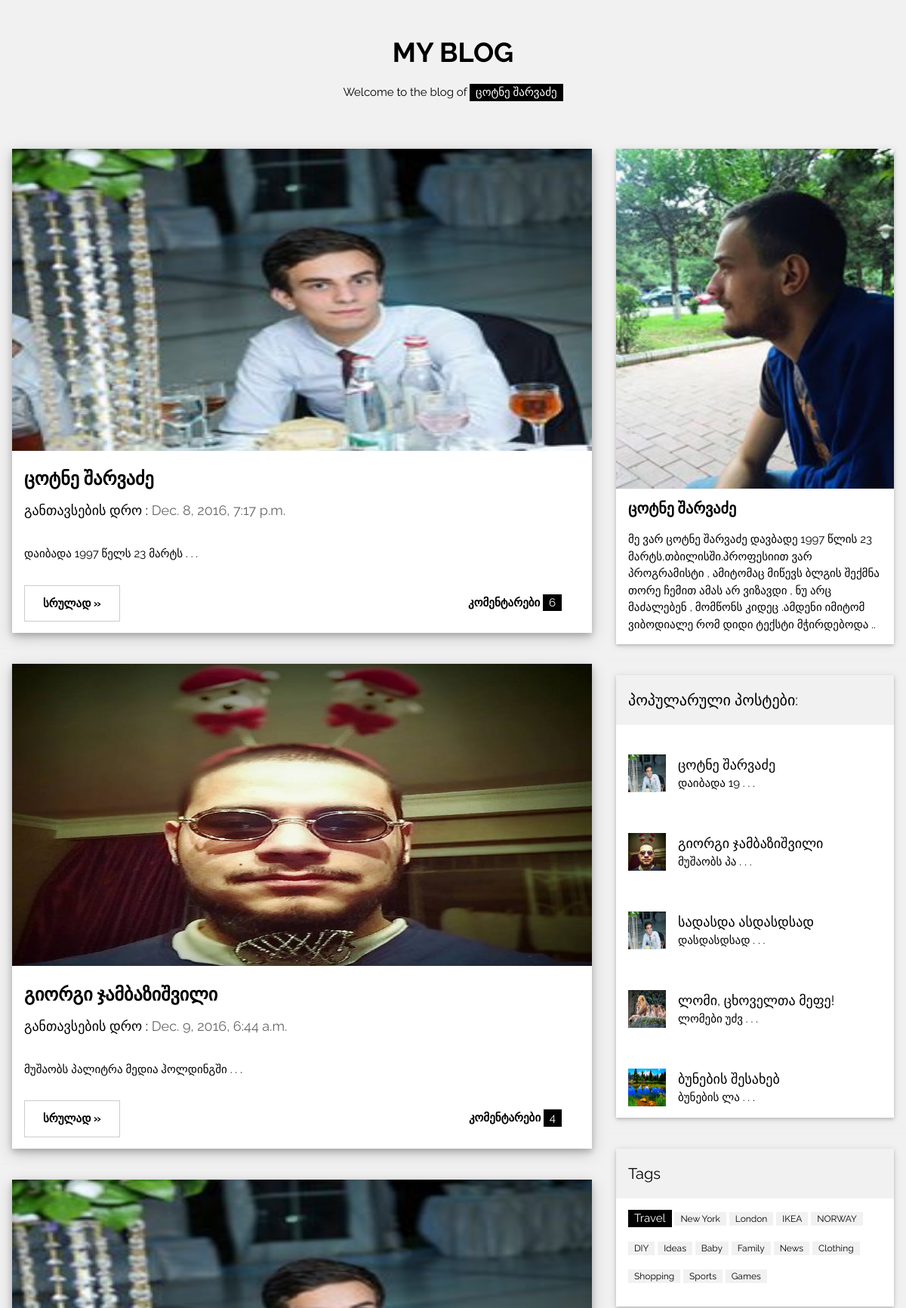
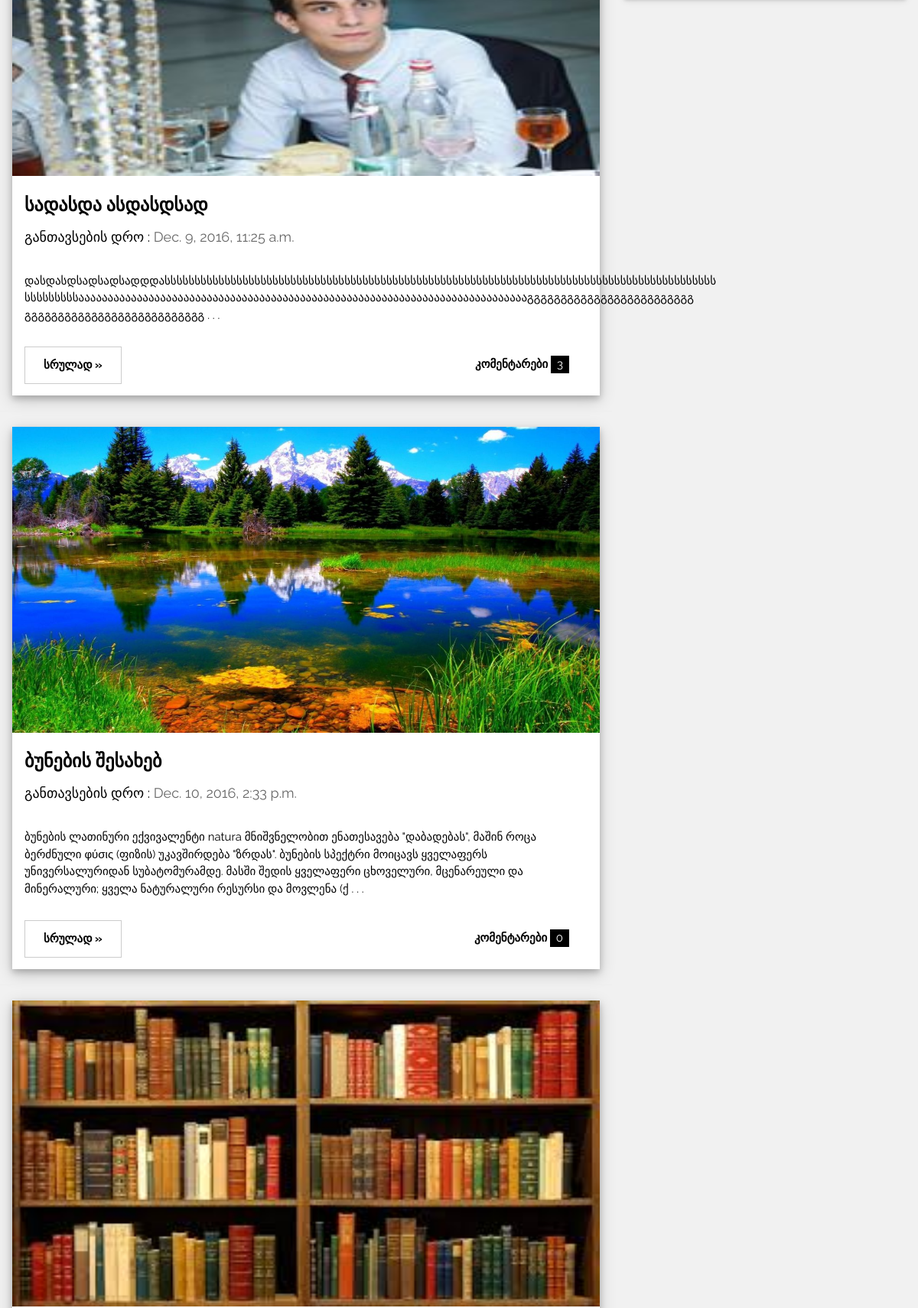
The app's page /app/ (upper part) with its own data (2 pictures, top to bottom).
### app/models.py (models this page shows, shortened)
class Post(models.Model):
	postis_contenti=models.CharField(max_length=2000)
	postis_satauri=models.CharField(max_length=50)
	sheqmnis_dro=models.DateTimeField('შექმნის დრო')
	surati=models.ImageField(upload_to='app')
	ganaxlebis_dro=models.DateTimeField('განახლების დრო')
	def get_medium_desc(self):
		k=0
		text=""
		for i in self.postis_contenti[:300]:
			if k%111==0:
				text+="\n"
			text+=i
			k+=1
		return text+" . . ."
	def get_short_desc(self):
		return self.postis_contenti[:10]+" . . ."

### app/views.py (the view)
def index(request):
	def my_sort(a):
		return len(a.comment_set.all())
	postebis_sia=Post.objects.all()
	popularuli_postebi=[i for i in postebis_sia]
	popularuli_postebi.sort(key=my_sort,reverse=True)
	popularuli_postebi=popularuli_postebi[:5]
	paginator = Paginator(postebis_sia, 2) # Show 25 contacts per page
	page = request.GET.get('page')
	try:
		contacts = paginator.page(page)
	except PageNotAnInteger:
		contacts = paginator.page(1)
	except EmptyPage:
		contacts = paginator.page(paginator.num_pages)
	return render(request,'app/new.html',{"postebis_sia":postebis_sia,
		"popularuli_postebi":popularuli_postebi,"contacts":contacts})

### app/templates/app/new.html (shortened to what this page needs)
<!DOCTYPE html>
<html>
{% load static %}
<link rel="stylesheet" href="{% static 'css/new.css' %}">
<body class="w3-light-grey">
<div class="w3-content" style="max-width:1400px">
<header class="w3-container w3-center w3-padding-32">
  <h1><b>MY BLOG</b></h1>
  <p>Welcome to the blog of <span class="w3-tag">ცოტნე შარვაძე</span></p>
</header>
<div class="w3-row">
<div class="w3-col l8 s12">
  {% for object in postebis_sia %}
  <div class="w3-card-4 w3-margin w3-white">
    <img src="{{object.surati.url}}" alt="Nature" style="width: 100%; height: 400px;">
    <div class="w3-container w3-padding-8">
      <h3><b>{{object.postis_satauri}}</b></h3>
      <h5>განთავსების დრო : <span class="w3-opacity">{{ object.sheqmnis_dro }}</span></h5>
    </div>
    <div class="w3-container">
      <p>{{object.get_medium_desc}}</p>
      <div class="w3-row">
        <div class="w3-col m8 s12">
          <p><a type="button" href="{% url 'app:srulad' object.id %}"  class="w3-btn w3-padding-large w3-white w3-border w3-hover-border-black"><b>სრულად »</b></a></p>
        </div>
        <div class="w3-col m4 w3-hide-small">
          <p><span class="w3-padding-large w3-right"><b>კომენტარები  </b> <span class="w3-tag">{{object.comment_set.count}}</span></span></p>
        </div>
      </div>
    </div>
  </div>
  <hr>
  {% endfor %}
</div>
<div class="w3-col l4">
  <div class="w3-card-2 w3-margin w3-margin-top">
  <img src="{% static 'img/prof.jpg' %}" style="width: 100%; height: 450px;">
    <div class="w3-container w3-white">
      <h4><b>ცოტნე შარვაძე</b></h4>
      <p>მე ვარ ცოტნე შარვაძე დავბადე 1997 წლის 23 მარტს,თბილისში.პროფესიით ვარ პროგრამისტი , ამიტომაც მიწევს ბლგის შექმნა თორე ჩემით ამას არ ვიზავდი , ნუ არც მაძალებენ , მომწონს კიდეც .ამდენი იმიტომ ვიბოდიალე რომ დიდი ტექსტი მჭირდებოდა ..</p>
    </div>
  </div><hr>
  <div class="w3-card-2 w3-margin">
    <div class="w3-container w3-padding">
      <h4>პოპულარული პოსტები:</h4>
    </div>
    {% for i in popularuli_postebi %}
    <ul class="w3-ul w3-hoverable w3-white"><a type="button" href="{% url 'app:srulad' i.id %}">
      <li class="w3-padding-16">
        <img src="{{i.surati.url}}" alt="Image" class="w3-left w3-margin-right" style="width:50px;height: 50px">
        <span class="w3-large">{{i.postis_satauri}}</span><br>
        <span>{{i.get_short_desc}}</span>
      </a>
    </ul>
    {% endfor %}
  </div>
  <hr>
  <div class="w3-card-2 w3-margin">
    <div class="w3-container w3-padding">
      <h4>Tags</h4>
    </div>
    <div class="w3-container w3-white">
    <p><span class="w3-tag w3-black w3-margin-bottom">Travel</span> <span class="w3-tag w3-light-grey w3-small w3-margin-bottom">New York</span> <span class="w3-tag w3-light-grey w3-small w3-margin-bottom">London</span>
      <span class="w3-tag w3-light-grey w3-small w3-margin-bottom">IKEA</span> <span class="w3-tag w3-light-grey w3-small w3-margin-bottom">NORWAY</span> <span class="w3-tag w3-light-grey w3-small w3-margin-bottom">DIY</span>
      <span class="w3-tag w3-light-grey w3-small w3-margin-bottom">Ideas</span> <span class="w3-tag w3-light-grey w3-small w3-margin-bottom">Baby</span> <span class="w3-tag w3-light-grey w3-small w3-margin-bottom">Family</span>
      <span class="w3-tag w3-light-grey w3-small w3-margin-bottom">News</span> <span class="w3-tag w3-light-grey w3-small w3-margin-bottom">Clothing</span> <span class="w3-tag w3-light-grey w3-small w3-margin-bottom">Shopping</span>
      <span class="w3-tag w3-light-grey w3-small w3-margin-bottom">Sports</span> <span class="w3-tag w3-light-grey w3-small w3-margin-bottom">Games</span>
    </p>
    </div>
  </div>
</div>
</div><br>
</div>
</body>
</html>

### app/templates/app/new.html (style rules this page uses)
body,h1,h2,h3,h4,h5 { font-family: "Raleway", sans-serif }

### records on screen
Post: surati (picture), postis_satauri "ცოტნე შარვაძე", sheqmnis_dro "Dec. 8, 2016, 7:17 p.m.", get_medium_desc "დაიბადა 1997 წელს 23 მარტს . . .", comment_set.count "6", get_short_desc "დაიბადა 19 . . ."
Post: surati (picture), postis_satauri "გიორგი ჯამბაზიშვილი", sheqmnis_dro "Dec. 9, 2016, 6:44 a.m.", get_medium_desc "მუშაობს პალიტრა მედია ჰოლდინგში . . .", comment_set.count "4", get_short_desc "მუშაობს პა . . ."
Post: surati (picture), postis_satauri "სადასდა ასდასდსად", sheqmnis_dro "Dec. 9, 2016, 11:25 a.m.", get_medium_desc "დასდასდსადსადსადდდასსსსსსსსსსსსსსსსსსსსსსსსსსსსსსსსსსსსსსსსსსსსსსსსსსსსსსსსსსსსსსსსსსსსსსსსსსსსსსსსსსსსსსსსსსსს სსსსსსსსსაააააააააააააააააააააააააააააააააააააააააააააააააააააააააააააააააააააააააააააგგგგგგგგგგგგგგგგგგგგგგგგგ გგგგგგგგგგგგგგგგგგგგგგგგგგგ . . .", comment_set.count "3", get_short_desc "დასდასდსად . . ."
Post: surati (picture), postis_satauri "ბუნების შესახებ", sheqmnis_dro "Dec. 10, 2016, 2:33 p.m.", get_medium_desc "ბუნების ლათინური ექვივალენტი natura მნიშვნელობით ენათესავება \"დაბადებას\", მაშინ როცა ბერძნული φύσις (ფიზის) უკავშირდება \"ზრდას\". ბუნების სპექტრი მოიცავს ყველაფერს უნივერსალურიდან სუბატომურამდე. მასში შედის ყველაფერი ცხოველური, მცენარეული და მინერალური; ყველა ნატურალური რესურსი და მოვლენა (ქ . . .", comment_set.count "0", get_short_desc "ბუნების ლა . . ."
Post: surati (picture)
Post: surati (picture), postis_satauri "ლომი, ცხოველთა მეფე!", get_short_desc "ლომები უძვ . . ."
